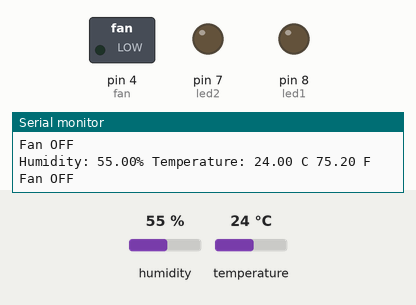
Simulated run of this sketch. Board: Arduino Uno, built with avr-gcc and run on an emulated ATmega328P. Parts: switched loads named in the sketch (green lamp = pin HIGH), output pins drawn as LEDs (lit = HIGH), the last lines printed to the serial monitor. Inputs (shaded band) come from the test bench; at power-on: temperature 24 °C, humidity 55 %.

Above: at 1.7 s.
1.8 s: temperature set to 27 °C
At 3.1 s:
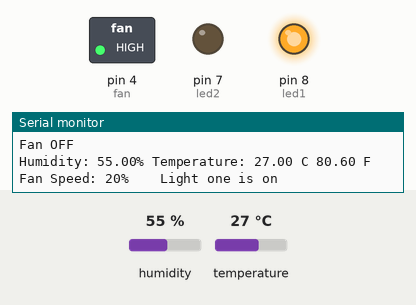
4.5 s: temperature set to 31 °C
At 4.9 s:
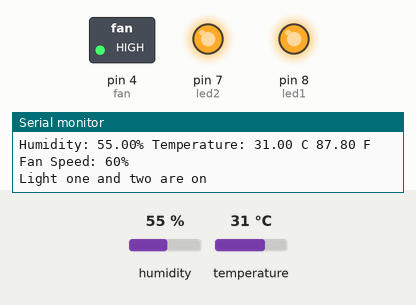
7.2 s: temperature set to 12 °C
At 9.5 s:
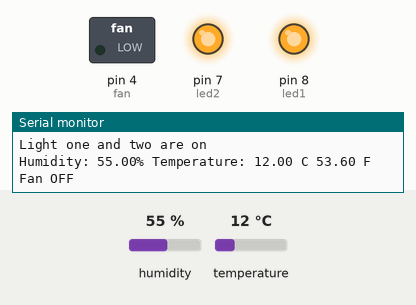
10.2 s: temperature set to 33 °C
At 11.8 s:
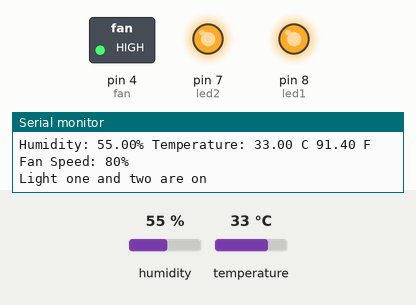
12.9 s: temperature set to 19 °C
At 16.4 s:
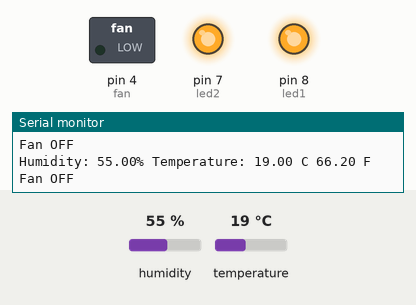
Timing chart, 0 to 17.4 s (numbered marks = the images above; inputs shaded):
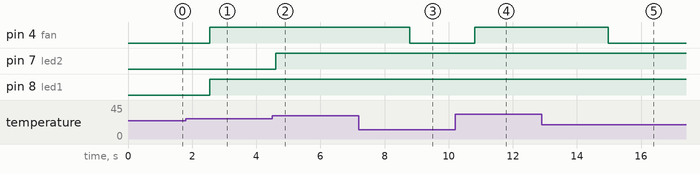

The sketch:

humidity_and_temp.ino
```cpp
#include "DHT.h"
#define Type DHT11
int sensePin = 2;
DHT HT(sensePin, Type);
float humidity;
float tempC;
float tempF;
int setTime = 500;
int dt = 1000;
int fan = 4;
int led1 = 8;
int led2 = 7;

void setup()
{
    // setup code, run once:
    Serial.begin(9600);
    HT.begin();
    delay(setTime);

    // Declaring fan and led as output
    pinMode(fan, OUTPUT);
    pinMode(led1, OUTPUT);
    pinMode(led2, OUTPUT);
}

void loop()
{
    humidity = HT.readHumidity();
    tempC = HT.readTemperature();
    tempF = HT.readTemperature(true);

    Serial.print("Humidity: ");
    Serial.print(humidity);
    Serial.print("% Temperature: ");
    Serial.print(tempC);
    Serial.print(" C ");
    Serial.print(tempF);
    Serial.println(" F ");

    if (tempC > 33)
    {
        analogWrite(fan, 255);
        digitalWrite(led2, HIGH);
        digitalWrite(led1, HIGH);
        Serial.println("Fan Speed: 100%   ");
        Serial.println("Light one and two are on");
    }
    else if (tempC > 31)
    {
        analogWrite(fan, 240);
        digitalWrite(led2, HIGH);
        digitalWrite(led1, HIGH);
        Serial.println("Fan Speed: 80%    ");
        Serial.println("Light one and two are on");
    }
    else if (tempC > 29)
    {
        analogWrite(fan, 210);
        digitalWrite(led2, HIGH);
        digitalWrite(led1, HIGH);
        Serial.println("Fan Speed: 60%    ");
        Serial.println("Light one and two are on");
    }
    else if (tempC > 27)
    {
        analogWrite(fan, 180);
        digitalWrite(led1, HIGH);
        Serial.println("Fan Speed: 40%    ");
        Serial.println("Light one is on");
    }
    else if (tempC > 25)
    {
        analogWrite(fan, 150);
        digitalWrite(led1, HIGH);
        Serial.print("Fan Speed: 20%    ");
        Serial.println("Light one is on");
    }
    else if (tempC <= 25)
    {
        analogWrite(fan, 0);
        Serial.println("Fan OFF");
    }

    delay(dt);
}
```

Measured:
- the behaviour switches between 25 and 26 °C on temperature (found by bisection; images 0 and 1)
- the behaviour switches between 29 and 30 °C on temperature (found by bisection; images 1 and 2)
- after the input at 1.8 s, pin 4 (fan), pin 8 (led1): LOW → HIGH after 0.75 s
- after the input at 4.5 s, pin 7 (led2): LOW → HIGH after 0.11 s
- after the input at 7.2 s, pin 4 (fan): HIGH → LOW after 1.6 s
- after the input at 10.2 s, pin 4 (fan): LOW → HIGH after 0.61 s
- after the input at 12.9 s, pin 4 (fan): HIGH → LOW after 2.1 s
